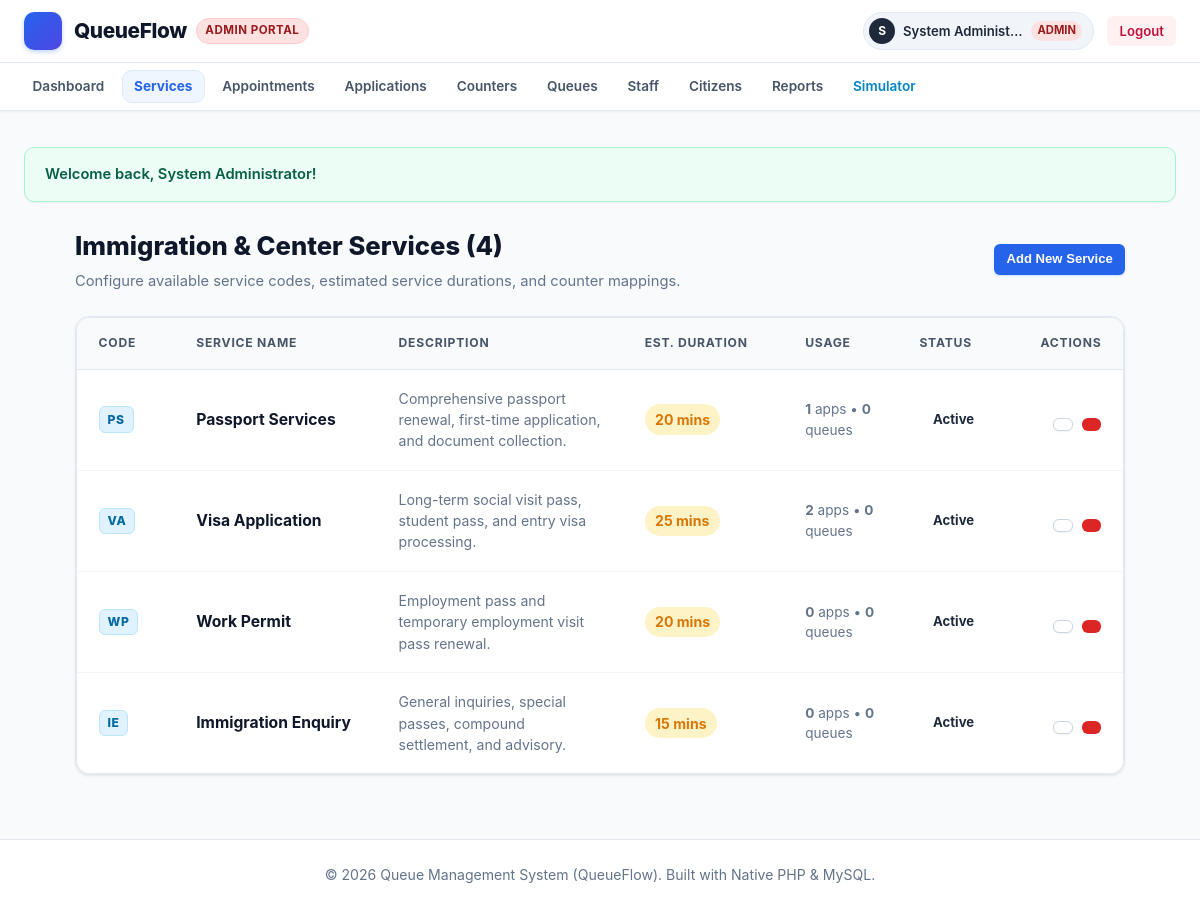
Screenshot of /admin/services.php (signed in) with the database file from the repository.
### tables this page shows
CREATE TABLE `services` (
  `id` INT AUTO_INCREMENT PRIMARY KEY,
  `code` VARCHAR(10) NOT NULL UNIQUE,
  `name` VARCHAR(100) NOT NULL,
  `description` TEXT NULL,
  `est_duration` INT NOT NULL DEFAULT 15,
  `status` ENUM('active', 'inactive') NOT NULL DEFAULT 'active',
  `created_at` TIMESTAMP DEFAULT CURRENT_TIMESTAMP
);

### admin/services.php (the view, shortened to what this page needs)
<?php
require_once __DIR__ . '/../includes/functions.php';
$pdo = getDBConnection();
$servicesStmt = $pdo->query("
    SELECT s.*,
        (SELECT COUNT(*) FROM applications WHERE service_id = s.id) as app_count,
        (SELECT COUNT(*) FROM queues WHERE service_id = s.id) as queue_count
    FROM services s
    ORDER BY s.id ASC
");
$services = $servicesStmt->fetchAll();
require_once __DIR__ . '/../includes/header.php';
?>
<div style="max-width: 1050px; margin: 1.5rem auto;">
    <div style="display: flex; justify-content: space-between; align-items: center; margin-bottom: 1.5rem; flex-wrap: wrap; gap: 1rem;">
        <div>
            <h1 style="font-size: 1.6rem; font-weight: 800; color: #0f172a; margin-bottom: 0.25rem;">
                Immigration & Center Services (<?php echo count($services); ?>)
            </h1>
            <p style="color: var(--text-muted); font-size: 0.92rem; margin: 0;">
                Configure available service codes, estimated service durations, and counter mappings.
            </p>
        </div>
        <button onclick="document.getElementById('addServiceModal').style.display='block'" class="btn btn-primary btn-sm">
            <?php echo getIcon('plus', 14); ?> Add New Service
        </button>
    </div>
    <div class="card" style="padding: 0; overflow: hidden;">
        <div class="table-responsive">
            <table class="data-table">
                <thead>
                    <tr>
                        <th style="width: 10%;">CODE</th>
                        <th style="width: 22%;">SERVICE NAME</th>
                        <th style="width: 28%;">DESCRIPTION</th>
                        <th style="width: 16%;">EST. DURATION</th>
                        <th style="width: 12%;">USAGE</th>
                        <th style="width: 12%;">STATUS</th>
                        <th style="width: 10%; text-align: right;">ACTIONS</th>
                    </tr>
                </thead>
                <tbody>
                    <?php foreach ($services as $srv): ?>
                        <tr>
                            <td>
                                <span class="service-code-tag" style="margin-right: 0;">
                                    <?php echo e($srv['code']); ?>
                                </span>
                            </td>
                            <td><strong style="color: #0f172a; font-size: 0.98rem;"><?php echo e($srv['name']); ?></strong></td>
                            <td style="color: #64748b; font-size: 0.88rem; line-height: 1.5;">
                                <?php echo e($srv['description']); ?>
                            </td>
                            <td>
                                <span style="display: inline-flex; align-items: center; gap: 0.35rem; font-size: 0.88rem; font-weight: 700; color: #d97706; background: #fef3c7; padding: 0.3rem 0.65rem; border-radius: 9999px;">
                                    <?php echo getIcon('clock', 13); ?> <?php echo (int)$srv['est_duration']; ?> mins
                                </span>
                            </td>
                            <td style="font-size: 0.85rem; color: #64748b;">
                                <strong><?php echo (int)$srv['app_count']; ?></strong> apps &bull; <strong><?php echo (int)$srv['queue_count']; ?></strong> queues
                            </td>
                            <td><?php echo renderStatusBadge($srv['status']); ?></td>
                            <td style="text-align: right;">
                                <div class="table-actions" style="justify-content: flex-end;">
                                    <form method="POST" action="services.php" style="margin: 0;">
                                        <button type="submit" class="btn btn-secondary btn-sm" style="padding: 0.35rem 0.55rem;" title="Toggle Active / Inactive">
                                        </button>
                                    </form>
                                    <form method="POST" action="services.php" onsubmit="return confirm('Delete this service?');" style="margin: 0;">
                                        <button type="submit" class="btn btn-danger btn-sm" style="padding: 0.35rem 0.55rem;" title="Delete Service">
                                        </button>
                                    </form>
                                </div>
                            </td>
                        </tr>
                    <?php endforeach; ?>
                </tbody>
            </table>
        </div>
    </div>
</div>
<?php require_once __DIR__ . '/../includes/footer.php'; ?>

### includes/functions.php (shortened to what this page needs)
<?php
function e($value) {
    return htmlspecialchars((string)$value, ENT_QUOTES, 'UTF-8');
}
function displayFlash() {
    $output = '';
    if (isset($_SESSION['flash_success'])) {
        $output .= '<div class="alert alert-success">' . getIcon('check-circle') . ' <span>' . e($_SESSION['flash_success']) . '</span></div>';
    }
    return $output;
}
function renderStatusBadge($status) {
    $badges = [
        'waiting'      => '<span class="badge badge-waiting"><span class="badge-dot dot-waiting"></span>' . getIcon('clock', 13) . ' Waiting</span>',
        'calling'      => '<span class="badge badge-calling"><span class="badge-dot dot-calling"></span>' . getIcon('bell', 13) . ' Calling</span>',
        'serving'      => '<span class="badge badge-serving"><span class="badge-dot dot-serving"></span>' . getIcon('play-circle', 13) . ' Serving</span>',
        'completed'    => '<span class="badge badge-completed"><span class="badge-dot dot-completed"></span>' . getIcon('check-circle', 13) . ' Completed</span>',
        'skipped'      => '<span class="badge badge-skipped"><span class="badge-dot dot-skipped"></span>' . getIcon('slash', 13) . ' Skipped</span>',
        'open'         => '<span class="badge badge-open"><span class="badge-dot dot-open"></span>' . getIcon('check', 13) . ' Open</span>',
        'closed'       => '<span class="badge badge-closed"><span class="badge-dot dot-closed"></span>' . getIcon('x', 13) . ' Closed</span>',
        'active'       => '<span class="badge badge-active"><span class="badge-dot dot-open"></span> Active</span>',
        'inactive'     => '<span class="badge badge-inactive"><span class="badge-dot dot-closed"></span> Inactive</span>',
        'confirmed'    => '<span class="badge badge-completed"><span class="badge-dot dot-completed"></span> Confirmed</span>',
        'pending'      => '<span class="badge badge-waiting"><span class="badge-dot dot-waiting"></span> Pending</span>',
        'cancelled'    => '<span class="badge badge-skipped"><span class="badge-dot dot-skipped"></span> Cancelled</span>',
        'approved'     => '<span class="badge badge-completed"><span class="badge-dot dot-completed"></span> Approved</span>',
        'submitted'    => '<span class="badge badge-calling"><span class="badge-dot dot-calling"></span> Submitted</span>',
        'under_review' => '<span class="badge badge-waiting"><span class="badge-dot dot-waiting"></span> Under Review</span>',
        'rejected'     => '<span class="badge badge-skipped"><span class="badge-dot dot-skipped"></span> Rejected</span>',
    ];
    return $badges[$status] ?? '<span class="badge">' . e(ucfirst($status)) . '</span>';
}
function getIcon($name, $size = 18, $class = "icon") {
    return $icons[$name] ?? '';
}

### rows the page displays
services: code "PS", name "Passport Services", description "Comprehensive passport renewal, first-time application, and document collection.", est_duration "20", app_count "1", queue_count "0", status "Active"
services: code "VA", name "Visa Application", description "Long-term social visit pass, student pass, and entry visa processing.", est_duration "25", app_count "2", queue_count "0", status "Active"
services: code "WP", name "Work Permit", description "Employment pass and temporary employment visit pass renewal.", est_duration "20", app_count "0", queue_count "0", status "Active"
services: code "IE", name "Immigration Enquiry", description "General inquiries, special passes, compound settlement, and advisory.", est_duration "15", app_count "0", queue_count "0", status "Active"

### other values shown
substr($user['full_name'], 0, 1) "S"
$user['full_name'] "System Administ…"
$user['role'] "ADMIN"
$_SESSION['flash_success'] "Welcome back, System Administrator!"
count($services) "4"
